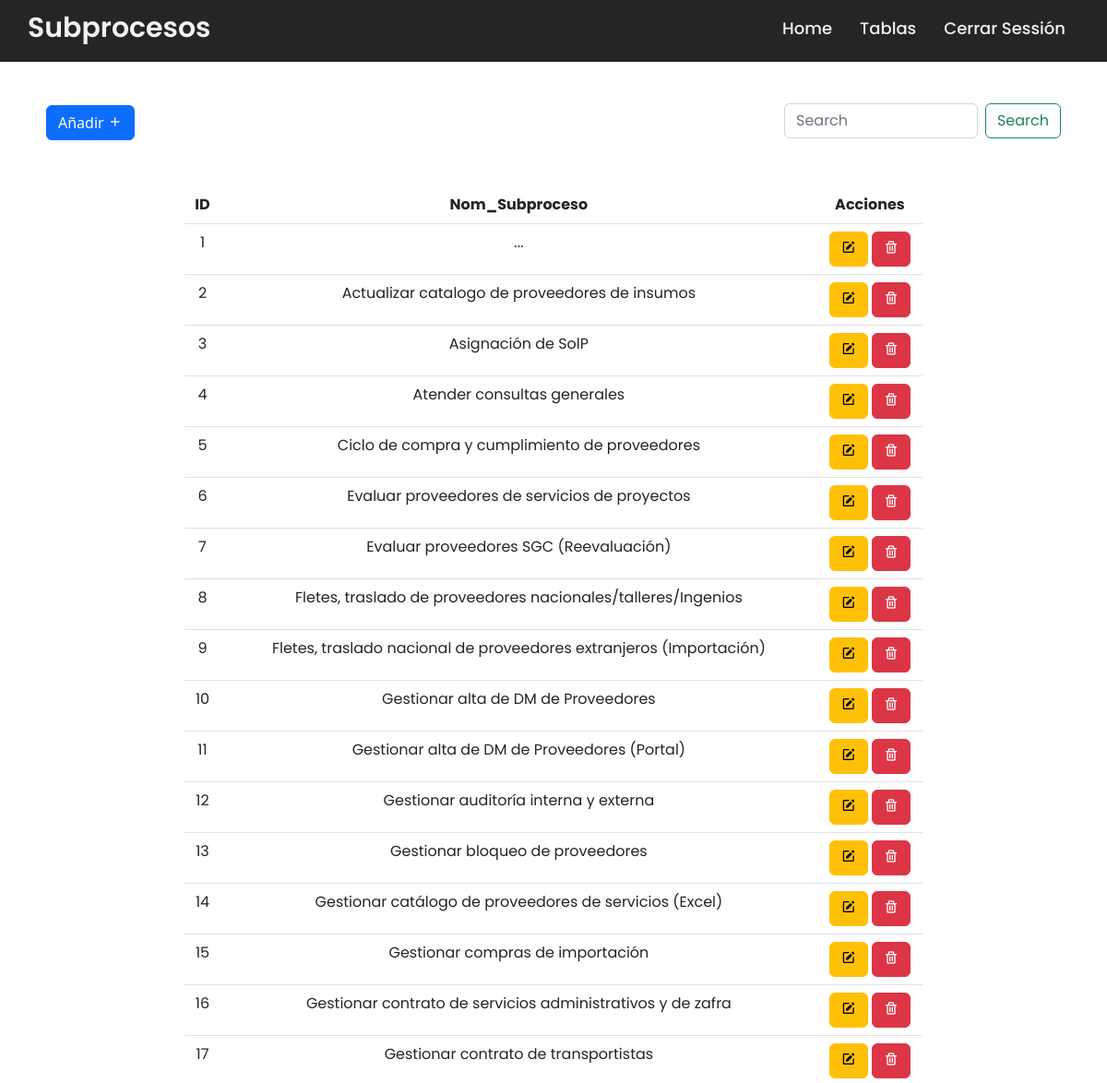
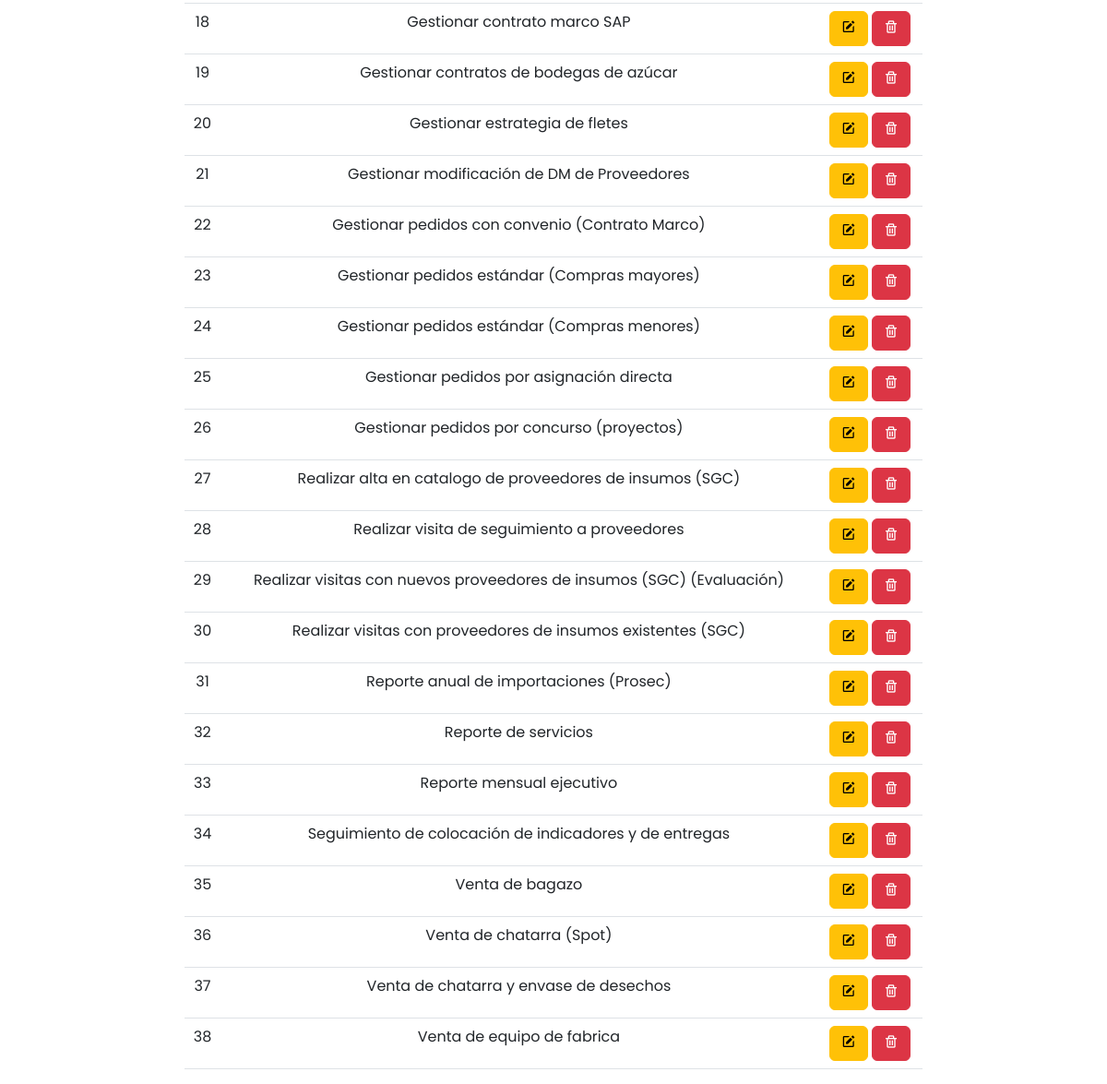
/tab/Sub_procesos/subPros.php (signed in), run on the app's committed database (2 pictures, top to bottom).
### tables this page shows
CREATE TABLE `sub_proceso` (
  `ID_subProcesos` int(11) NOT NULL,
  `nom_Subproceso` varchar(150) NOT NULL
);

### tab/Sub_procesos/subPros.php (the view, shortened to what this page needs)
<?php include('../../config/conexion.php'); ?>
<!DOCTYPE html>
<html lang="en">
<head>
    <link rel="stylesheet" href="../../css/navbar.css">
    <link href="https://cdn.jsdelivr.net/npm/bootstrap@5.2.2/dist/css/bootstrap.min.css" rel="stylesheet">
    <link href='https://unpkg.com/boxicons@2.1.4/css/boxicons.min.css' rel='stylesheet'>
    <link rel="stylesheet" href="https://cdnjs.cloudflare.com/ajax/libs/font-awesome/5.15.3/css/all.min.css"/>
</head>
<body><br>
    <div class="navbar">
    <nav>
    <div class="wrapper">
      <div class="logo"><a href="#"> Subprocesos </a></div>
      <ul class="nav-links">
        <li><a href="../../home.php">Home</a></li>
        <li>
          <a href="#" class="desktop-item">Tablas</a>
        </li>
        <li><a type="submite" href="../../destroy.php">Cerrar Sessión</a></li>
      </ul>
    </div>
  </nav>
    </div>
    <br>
    <div class="position-absolute top-10 end-0" style="width: 300px; margin-right: 50px;"><br><br>
    <form class="d-flex" role="search">
        <input class="form-control me-2" type="search" placeholder="Search" aria-label="Search">
        <button class="btn btn-outline-success" type="submit">Search</button>
      </form>
    </div>
    <button type="button" class="btn btn-primary" data-bs-toggle="modal" data-bs-target="#exampleModal" style="margin: 50px;">
         Añadir <i class='bx bx-plus'></i>
    </button>
    <div class="row justify-content-center">
    <table class="table" style="width: 800px;">
  <thead class="text-center">
    <tr>
      <th scope="col">ID</th>
      <th scope="col">Nom_Subproceso</th>
      <th scope="col">Acciones</th>
    </tr>
  </thead>
  <tbody class="text-center">
    <?php
      $query = "SELECT * FROM sub_proceso";
      $result_task = mysqli_query($conexion, $query);
      while($row = mysqli_fetch_assoc($result_task)) { ?>
      <tr>
        <td><?php echo $row['ID_subProcesos']; ?></td>
        <td><?php echo $row['nom_Subproceso']; ?></td>
        <td>
          <a href="edit.php?ID_subProcesos=<?php echo $row['ID_subProcesos']?>" class="btn btn-warning">
            <i class='bx bxs-edit'></i>
          </a>
          <a href="delete.php?ID_subProcesos=<?php echo $row['ID_subProcesos']?>" class="btn btn-danger">
            <i class='bx bx-trash'></i>
          </a>
        </td>
      </tr>
      <?php } ?>
  </tbody>
</table>
    </div>
</body>
</html>

### css/navbar.css (style rules this page uses)
* { margin: 0; padding: 0; box-sizing: border-box; font-family: 'Poppins', sans-serif; }
nav { position: fixed; z-index: 99; width: 100%; background: #242526; }
nav .wrapper { position: relative; max-width: 1300px; padding: 0px 30px; height: 70px; line-height: 70px; margin: auto; display: flex; align-items: center; justify-content: space-between; }
.wrapper .logo a { color: #f2f2f2; font-size: 30px; font-weight: 600; text-decoration: none; }
.wrapper .nav-links { display: inline-flex; text-decoration: none; }
.nav-links { margin-top: 15px; }
.nav-links li { list-style: none; }
.nav-links li a { color: #f2f2f2; text-decoration: none; font-size: 18px; font-weight: 500; padding: 9px 15px; border-radius: 5px; transition: all 0.3s ease; }

### data on the page
sub_proceso: ID_subProcesos "1", nom_Subproceso "..."
sub_proceso: ID_subProcesos "2", nom_Subproceso "Actualizar catalogo de proveedores de insumos"
sub_proceso: ID_subProcesos "3", nom_Subproceso "Asignación de SolP"
sub_proceso: ID_subProcesos "4", nom_Subproceso "Atender consultas generales"
sub_proceso: ID_subProcesos "5", nom_Subproceso "Ciclo de compra y cumplimiento de proveedores"
sub_proceso: ID_subProcesos "6", nom_Subproceso "Evaluar proveedores de servicios de proyectos"
sub_proceso: ID_subProcesos "7", nom_Subproceso "Evaluar proveedores SGC (Reevaluación)"
sub_proceso: ID_subProcesos "8", nom_Subproceso "Fletes, traslado de proveedores nacionales/talleres/Ingenios"
sub_proceso: ID_subProcesos "9", nom_Subproceso "Fletes, traslado nacional de proveedores extranjeros (Importación)"
sub_proceso: ID_subProcesos "10", nom_Subproceso "Gestionar alta de DM de Proveedores"
sub_proceso: ID_subProcesos "11", nom_Subproceso "Gestionar alta de DM de Proveedores (Portal)"
sub_proceso: ID_subProcesos "12", nom_Subproceso "Gestionar auditoría interna y externa"
sub_proceso: ID_subProcesos "13", nom_Subproceso "Gestionar bloqueo de proveedores"
sub_proceso: ID_subProcesos "14", nom_Subproceso "Gestionar catálogo de proveedores de servicios (Excel)"
sub_proceso: ID_subProcesos "15", nom_Subproceso "Gestionar compras de importación"
sub_proceso: ID_subProcesos "16", nom_Subproceso "Gestionar contrato de servicios administrativos y de zafra"
sub_proceso: ID_subProcesos "17", nom_Subproceso "Gestionar contrato de transportistas"
sub_proceso: ID_subProcesos "18", nom_Subproceso "Gestionar contrato marco SAP"
sub_proceso: ID_subProcesos "19", nom_Subproceso "Gestionar contratos de bodegas de azúcar"
sub_proceso: ID_subProcesos "20", nom_Subproceso "Gestionar estrategia de fletes"
sub_proceso: ID_subProcesos "21", nom_Subproceso "Gestionar modificación de DM de Proveedores"
sub_proceso: ID_subProcesos "22", nom_Subproceso "Gestionar pedidos con convenio (Contrato Marco)"
sub_proceso: ID_subProcesos "23", nom_Subproceso "Gestionar pedidos estándar (Compras mayores)"
sub_proceso: ID_subProcesos "24", nom_Subproceso "Gestionar pedidos estándar (Compras menores)"
sub_proceso: ID_subProcesos "25", nom_Subproceso "Gestionar pedidos por asignación directa"
sub_proceso: ID_subProcesos "26", nom_Subproceso "Gestionar pedidos por concurso (proyectos)"
sub_proceso: ID_subProcesos "27", nom_Subproceso "Realizar alta en catalogo de proveedores de insumos (SGC)"
sub_proceso: ID_subProcesos "28", nom_Subproceso "Realizar visita de seguimiento a proveedores"
sub_proceso: ID_subProcesos "29", nom_Subproceso "Realizar visitas con nuevos proveedores de insumos (SGC) (Evaluación)"
sub_proceso: ID_subProcesos "30", nom_Subproceso "Realizar visitas con proveedores de insumos existentes (SGC)"
sub_proceso: ID_subProcesos "31", nom_Subproceso "Reporte anual de importaciones (Prosec)"
sub_proceso: ID_subProcesos "32", nom_Subproceso "Reporte de servicios"
sub_proceso: ID_subProcesos "33", nom_Subproceso "Reporte mensual ejecutivo"
sub_proceso: ID_subProcesos "34", nom_Subproceso "Seguimiento de colocación de indicadores y de entregas"
sub_proceso: ID_subProcesos "35", nom_Subproceso "Venta de bagazo"
sub_proceso: ID_subProcesos "36", nom_Subproceso "Venta de chatarra (Spot)"
sub_proceso: ID_subProcesos "37", nom_Subproceso "Venta de chatarra y envase de desechos"
sub_proceso: ID_subProcesos "38", nom_Subproceso "Venta de equipo de fabrica"
